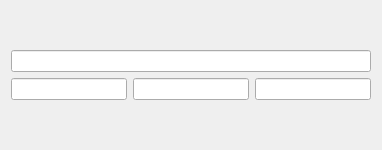
<?xml version="1.0" encoding="UTF-8"?>
<ui version="4.0">
 <class>ExampleWidget</class>
 <widget class="QWidget" name="ExampleWidget">
  <property name="geometry">
   <rect>
    <x>0</x>
    <y>0</y>
    <width>382</width>
    <height>150</height>
   </rect>
  </property>
  <property name="sizePolicy">
   <sizepolicy hsizetype="Fixed" vsizetype="Fixed">
    <horstretch>0</horstretch>
    <verstretch>0</verstretch>
   </sizepolicy>
  </property>
  <property name="windowTitle">
   <string>Form</string>
  </property>
  <layout class="QGridLayout" name="gridLayout">
   <item row="3" column="1">
    <layout class="QVBoxLayout" name="verticalLayout_2">
     <item>
      <widget class="QLineEdit" name="title"/>
     </item>
     <item>
      <layout class="QHBoxLayout" name="horizontalLayout">
       <item>
        <widget class="QLineEdit" name="posXText"/>
       </item>
       <item>
        <widget class="QLineEdit" name="posYText"/>
       </item>
       <item>
        <widget class="QLineEdit" name="posZText"/>
       </item>
      </layout>
     </item>
    </layout>
   </item>
  </layout>
 </widget>
 <resources/>
 <connections/>
</ui>
